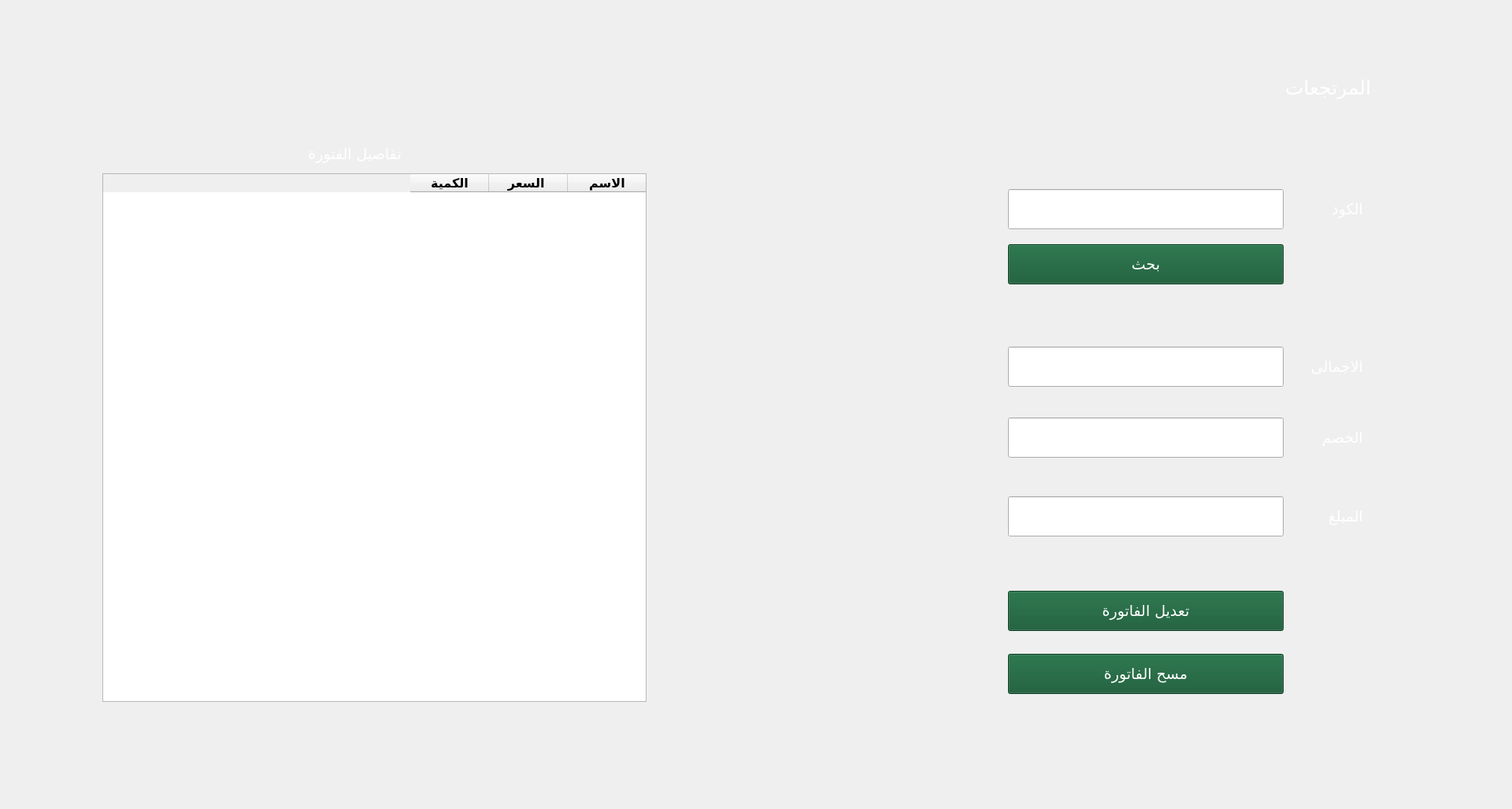
<?xml version="1.0" encoding="UTF-8"?>
<ui version="4.0">
 <class>MainWindow</class>
 <widget class="QMainWindow" name="MainWindow">
  <property name="geometry">
   <rect>
    <x>0</x>
    <y>0</y>
    <width>1920</width>
    <height>1027</height>
   </rect>
  </property>
  <property name="sizePolicy">
   <sizepolicy hsizetype="Expanding" vsizetype="Preferred">
    <horstretch>0</horstretch>
    <verstretch>0</verstretch>
   </sizepolicy>
  </property>
  <property name="windowTitle">
   <string>سجل المبيعات</string>
  </property>
  <widget class="QWidget" name="centralwidget">
   <widget class="QLabel" name="label">
    <property name="geometry">
     <rect>
      <x>280</x>
      <y>180</y>
      <width>341</width>
      <height>31</height>
     </rect>
    </property>
    <property name="font">
     <font>
      <family>Emad-Diana eXtra</family>
      <pointsize>14</pointsize>
      <weight>50</weight>
      <italic>false</italic>
      <bold>false</bold>
     </font>
    </property>
    <property name="styleSheet">
     <string notr="true">QLabel{
 width: 156px;
  height: 26px;
  object-fit: contain;
  font-weight: normal;
  font-stretch: normal;
  font-style: normal;
  line-height: 0.04;
  letter-spacing: normal;
  text-align: right;
  color: #ffffff;}</string>
    </property>
    <property name="text">
     <string>تفاصيل الفتورة</string>
    </property>
    <property name="alignment">
     <set>Qt::AlignCenter</set>
    </property>
   </widget>
   <widget class="QTableWidget" name="tableWidget">
    <property name="geometry">
     <rect>
      <x>130</x>
      <y>220</y>
      <width>691</width>
      <height>671</height>
     </rect>
    </property>
    <property name="layoutDirection">
     <enum>Qt::RightToLeft</enum>
    </property>
    <property name="styleSheet">
     <string notr="true">QTableWidget{
  background-color:#fffff;
  object-fit: contain;
  font-size: 20px;
  font-weight: normal;
  font-stretch: normal;
  font-style: normal;
  line-height: 0.04;
  letter-spacing: normal;
  text-align: center;
 selection-background-color: #0f552f;
  color: black;}</string>
    </property>
    <column>
     <property name="text">
      <string>الاسم</string>
     </property>
     <property name="font">
      <font>
       <family>Emad-Diana eXtra</family>
       <pointsize>12</pointsize>
       <weight>75</weight>
       <bold>true</bold>
      </font>
     </property>
    </column>
    <column>
     <property name="text">
      <string>السعر </string>
     </property>
     <property name="font">
      <font>
       <family>Emad-Diana eXtra</family>
       <pointsize>12</pointsize>
       <weight>75</weight>
       <bold>true</bold>
      </font>
     </property>
    </column>
    <column>
     <property name="text">
      <string>الكمية</string>
     </property>
     <property name="font">
      <font>
       <family>Emad-Diana eXtra</family>
       <pointsize>12</pointsize>
       <weight>75</weight>
       <bold>true</bold>
      </font>
     </property>
    </column>
   </widget>
   <widget class="QLineEdit" name="lineEdit_id">
    <property name="geometry">
     <rect>
      <x>1280</x>
      <y>240</y>
      <width>350</width>
      <height>51</height>
     </rect>
    </property>
   </widget>
   <widget class="QLabel" name="label_2">
    <property name="geometry">
     <rect>
      <x>1500</x>
      <y>250</y>
      <width>231</width>
      <height>31</height>
     </rect>
    </property>
    <property name="sizePolicy">
     <sizepolicy hsizetype="Expanding" vsizetype="Fixed">
      <horstretch>0</horstretch>
      <verstretch>0</verstretch>
     </sizepolicy>
    </property>
    <property name="font">
     <font>
      <family>Emad-Diana eXtra</family>
      <pointsize>14</pointsize>
      <weight>50</weight>
      <italic>false</italic>
      <bold>false</bold>
     </font>
    </property>
    <property name="styleSheet">
     <string notr="true">QLabel{
 width: 156px;
  height: 26px;
  object-fit: contain;
  font-weight: normal;
  font-stretch: normal;
  font-style: normal;
  line-height: 0.04;
  letter-spacing: normal;
  text-align: right;
  color: #ffffff;}</string>
    </property>
    <property name="text">
     <string>الكود</string>
    </property>
   </widget>
   <widget class="QPushButton" name="pushButton_search">
    <property name="geometry">
     <rect>
      <x>1280</x>
      <y>310</y>
      <width>350</width>
      <height>51</height>
     </rect>
    </property>
    <property name="font">
     <font>
      <family>Emad-Diana eXtra</family>
      <pointsize>14</pointsize>
      <weight>50</weight>
      <italic>false</italic>
      <bold>false</bold>
     </font>
    </property>
    <property name="styleSheet">
     <string notr="true"> QPushButton {
  object-fit: contain;
  font-weight: normal;
  font-stretch: normal;
  font-style: normal;
  line-height: 0.04;
  letter-spacing: normal;
  text-align: center;
  color: #ffffff;
    background-color: #0f552f;
	font
    border-style: solid;
    }

QPushButton:hover {

    }

QPushButton:pressed {
 
    }</string>
    </property>
    <property name="text">
     <string>بحث</string>
    </property>
   </widget>
   <widget class="QPushButton" name="pushButton_changeBill">
    <property name="geometry">
     <rect>
      <x>1280</x>
      <y>750</y>
      <width>350</width>
      <height>51</height>
     </rect>
    </property>
    <property name="font">
     <font>
      <family>Emad-Diana eXtra</family>
      <pointsize>14</pointsize>
      <weight>50</weight>
      <italic>false</italic>
      <bold>false</bold>
     </font>
    </property>
    <property name="styleSheet">
     <string notr="true"> QPushButton {
  object-fit: contain;
  font-weight: normal;
  font-stretch: normal;
  font-style: normal;
  line-height: 0.04;
  letter-spacing: normal;
  text-align: center;
  color: #ffffff;
    background-color: #0f552f;
	font
    border-style: solid;
    }

QPushButton:hover {

    }

QPushButton:pressed {
 
    }</string>
    </property>
    <property name="text">
     <string>تعديل الفاتورة</string>
    </property>
   </widget>
   <widget class="QPushButton" name="pushButton_returnAll">
    <property name="geometry">
     <rect>
      <x>1280</x>
      <y>830</y>
      <width>350</width>
      <height>51</height>
     </rect>
    </property>
    <property name="font">
     <font>
      <family>Emad-Diana eXtra</family>
      <pointsize>14</pointsize>
      <weight>50</weight>
      <italic>false</italic>
      <bold>false</bold>
     </font>
    </property>
    <property name="styleSheet">
     <string notr="true"> QPushButton {
  object-fit: contain;
  font-weight: normal;
  font-stretch: normal;
  font-style: normal;
  line-height: 0.04;
  letter-spacing: normal;
  text-align: center;
  color: #ffffff;
    background-color: #0f552f;
	font
    border-style: solid;
    }

QPushButton:hover {

    }

QPushButton:pressed {
 
    }</string>
    </property>
    <property name="text">
     <string>مسح الفاتورة</string>
    </property>
   </widget>
   <widget class="QLabel" name="label_3">
    <property name="geometry">
     <rect>
      <x>1500</x>
      <y>450</y>
      <width>231</width>
      <height>31</height>
     </rect>
    </property>
    <property name="sizePolicy">
     <sizepolicy hsizetype="Preferred" vsizetype="Fixed">
      <horstretch>0</horstretch>
      <verstretch>0</verstretch>
     </sizepolicy>
    </property>
    <property name="font">
     <font>
      <family>Emad-Diana eXtra</family>
      <pointsize>14</pointsize>
      <weight>50</weight>
      <italic>false</italic>
      <bold>false</bold>
     </font>
    </property>
    <property name="styleSheet">
     <string notr="true">QLabel{
 width: 156px;
  height: 26px;
  object-fit: contain;
  font-weight: normal;
  font-stretch: normal;
  font-style: normal;
  line-height: 0.04;
  letter-spacing: normal;
  text-align: right;
  color: #ffffff;}</string>
    </property>
    <property name="text">
     <string>الاجمالى</string>
    </property>
   </widget>
   <widget class="QLineEdit" name="lineEdit_amount">
    <property name="geometry">
     <rect>
      <x>1280</x>
      <y>440</y>
      <width>350</width>
      <height>51</height>
     </rect>
    </property>
    <property name="readOnly">
     <bool>true</bool>
    </property>
   </widget>
   <widget class="QLabel" name="label_4">
    <property name="geometry">
     <rect>
      <x>1500</x>
      <y>540</y>
      <width>231</width>
      <height>31</height>
     </rect>
    </property>
    <property name="sizePolicy">
     <sizepolicy hsizetype="Preferred" vsizetype="Fixed">
      <horstretch>0</horstretch>
      <verstretch>0</verstretch>
     </sizepolicy>
    </property>
    <property name="font">
     <font>
      <family>Emad-Diana eXtra</family>
      <pointsize>14</pointsize>
      <weight>50</weight>
      <italic>false</italic>
      <bold>false</bold>
     </font>
    </property>
    <property name="styleSheet">
     <string notr="true">QLabel{
 width: 156px;
  height: 26px;
  object-fit: contain;
  font-weight: normal;
  font-stretch: normal;
  font-style: normal;
  line-height: 0.04;
  letter-spacing: normal;
  text-align: right;
  color: #ffffff;}</string>
    </property>
    <property name="text">
     <string>الخصم</string>
    </property>
   </widget>
   <widget class="QLineEdit" name="lineEdit_discount">
    <property name="geometry">
     <rect>
      <x>1280</x>
      <y>530</y>
      <width>350</width>
      <height>51</height>
     </rect>
    </property>
    <property name="readOnly">
     <bool>false</bool>
    </property>
   </widget>
   <widget class="QLineEdit" name="lineEdit_return">
    <property name="geometry">
     <rect>
      <x>1280</x>
      <y>630</y>
      <width>350</width>
      <height>51</height>
     </rect>
    </property>
   </widget>
   <widget class="QLabel" name="label_5">
    <property name="geometry">
     <rect>
      <x>1500</x>
      <y>640</y>
      <width>231</width>
      <height>31</height>
     </rect>
    </property>
    <property name="sizePolicy">
     <sizepolicy hsizetype="Preferred" vsizetype="Fixed">
      <horstretch>0</horstretch>
      <verstretch>0</verstretch>
     </sizepolicy>
    </property>
    <property name="font">
     <font>
      <family>Emad-Diana eXtra</family>
      <pointsize>14</pointsize>
      <weight>50</weight>
      <italic>false</italic>
      <bold>false</bold>
     </font>
    </property>
    <property name="styleSheet">
     <string notr="true">QLabel{
 width: 156px;
  height: 26px;
  object-fit: contain;
  font-weight: normal;
  font-stretch: normal;
  font-style: normal;
  line-height: 0.04;
  letter-spacing: normal;
  text-align: right;
  color: #ffffff;}</string>
    </property>
    <property name="text">
     <string>المبلغ</string>
    </property>
   </widget>
   <widget class="QLabel" name="label_6">
    <property name="geometry">
     <rect>
      <x>1590</x>
      <y>90</y>
      <width>151</width>
      <height>41</height>
     </rect>
    </property>
    <property name="font">
     <font>
      <family>Emad-Diana eXtra</family>
      <pointsize>19</pointsize>
      <weight>50</weight>
      <italic>false</italic>
      <bold>false</bold>
     </font>
    </property>
    <property name="styleSheet">
     <string notr="true">QLabel{
 width: 156px;
  height: 26px;
  object-fit: contain;
  font-weight: normal;
  font-stretch: normal;
  font-style: normal;
  line-height: 0.04;
  letter-spacing: normal;
  text-align: right;
  color: #ffffff;}</string>
    </property>
    <property name="text">
     <string>المرتجعات</string>
    </property>
   </widget>
   <widget class="QLabel" name="label_7">
    <property name="geometry">
     <rect>
      <x>1760</x>
      <y>82</y>
      <width>47</width>
      <height>51</height>
     </rect>
    </property>
    <property name="text">
     <string>&lt;html&gt;&lt;head/&gt;&lt;body&gt;&lt;p&gt;&lt;img src=&quot;:/green rectangle/rectangle-3@3x.png&quot;/&gt;&lt;/p&gt;&lt;/body&gt;&lt;/html&gt;</string>
    </property>
   </widget>
   <widget class="QLabel" name="label_8">
    <property name="geometry">
     <rect>
      <x>0</x>
      <y>0</y>
      <width>1920</width>
      <height>1030</height>
     </rect>
    </property>
    <property name="text">
     <string>&lt;html&gt;&lt;head/&gt;&lt;body&gt;&lt;p&gt;&lt;img src=&quot;:/backGround/1920X1030.png&quot;/&gt;&lt;/p&gt;&lt;/body&gt;&lt;/html&gt;</string>
    </property>
   </widget>
   <widget class="QLabel" name="label_9">
    <property name="geometry">
     <rect>
      <x>1406</x>
      <y>992</y>
      <width>531</width>
      <height>21</height>
     </rect>
    </property>
    <property name="text">
     <string>&lt;html&gt;&lt;head/&gt;&lt;body&gt;&lt;p&gt;&lt;img src=&quot;:/copyRights/copyright-2020-cashier-all-rights-reserved@3x.png&quot;/&gt;&lt;/p&gt;&lt;/body&gt;&lt;/html&gt;</string>
    </property>
   </widget>
   <widget class="QLabel" name="label_10">
    <property name="geometry">
     <rect>
      <x>1360</x>
      <y>980</y>
      <width>41</width>
      <height>41</height>
     </rect>
    </property>
    <property name="text">
     <string>&lt;html&gt;&lt;head/&gt;&lt;body&gt;&lt;p&gt;&lt;img src=&quot;:/bottom logo/layer-7.png&quot;/&gt;&lt;/p&gt;&lt;/body&gt;&lt;/html&gt;</string>
    </property>
   </widget>
   <zorder>label_8</zorder>
   <zorder>label</zorder>
   <zorder>tableWidget</zorder>
   <zorder>lineEdit_id</zorder>
   <zorder>label_2</zorder>
   <zorder>pushButton_search</zorder>
   <zorder>pushButton_changeBill</zorder>
   <zorder>pushButton_returnAll</zorder>
   <zorder>label_3</zorder>
   <zorder>lineEdit_amount</zorder>
   <zorder>label_4</zorder>
   <zorder>lineEdit_discount</zorder>
   <zorder>lineEdit_return</zorder>
   <zorder>label_5</zorder>
   <zorder>label_6</zorder>
   <zorder>label_7</zorder>
   <zorder>label_9</zorder>
   <zorder>label_10</zorder>
  </widget>
 </widget>
 <resources>
  <include location="resourceFiles_rc.qrc"/>
 </resources>
 <connections/>
</ui>
